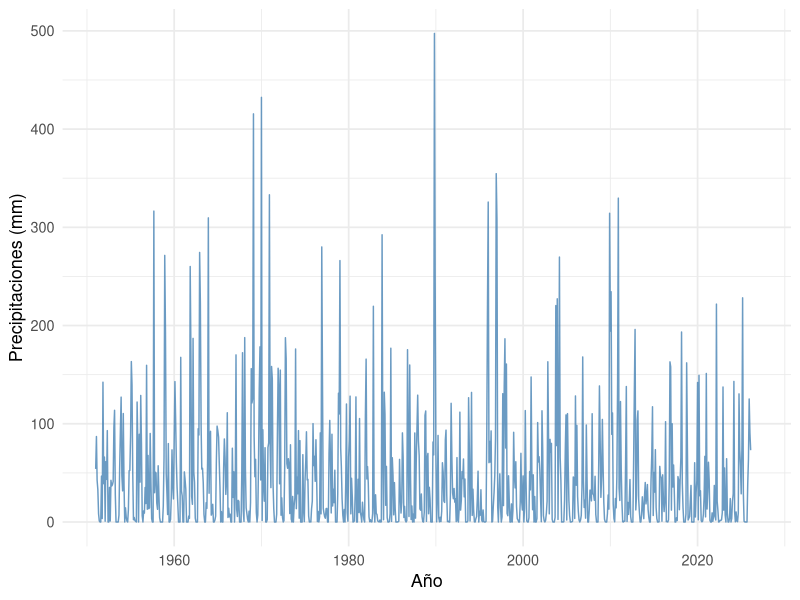
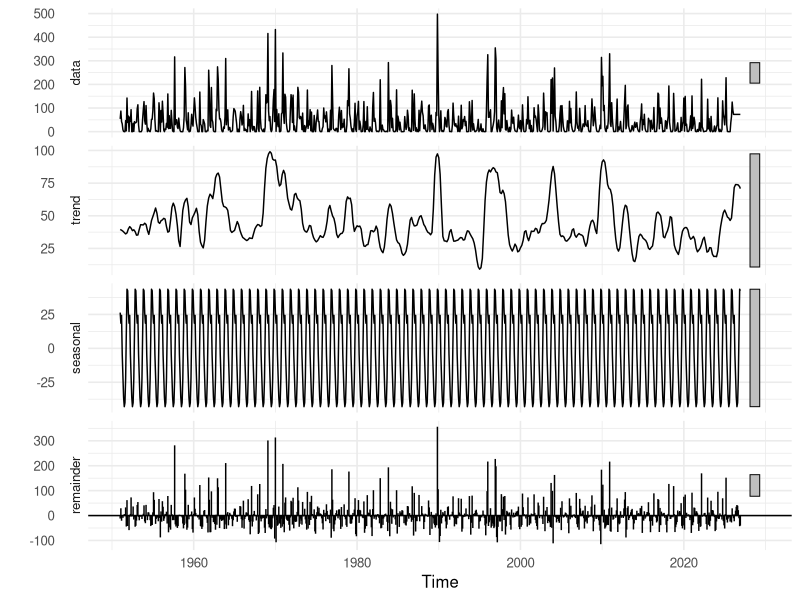
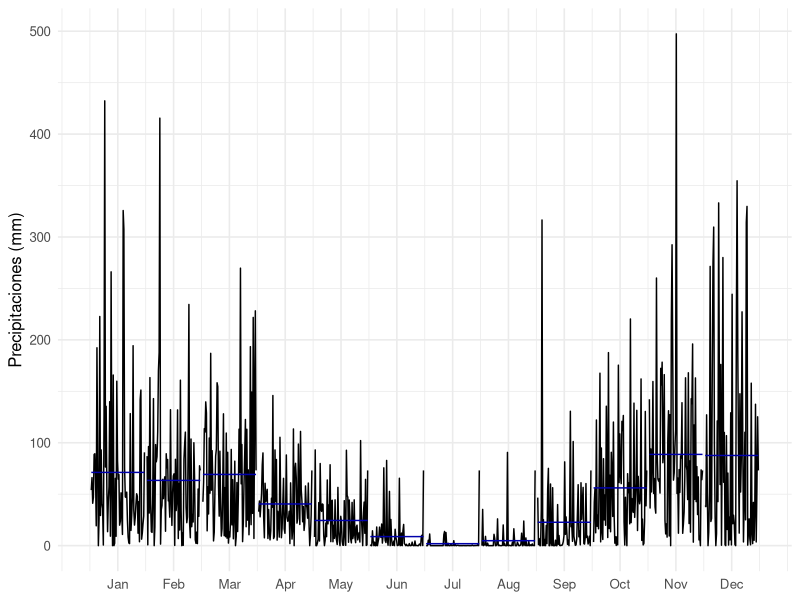
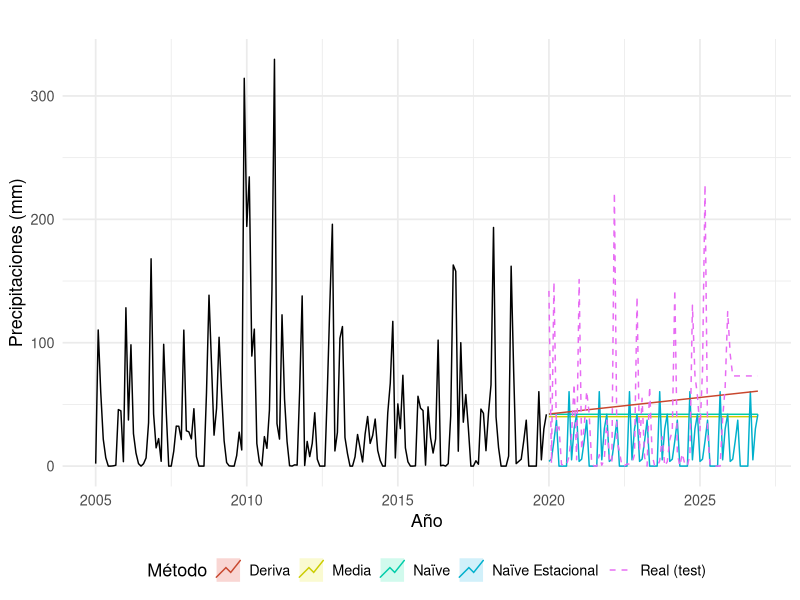
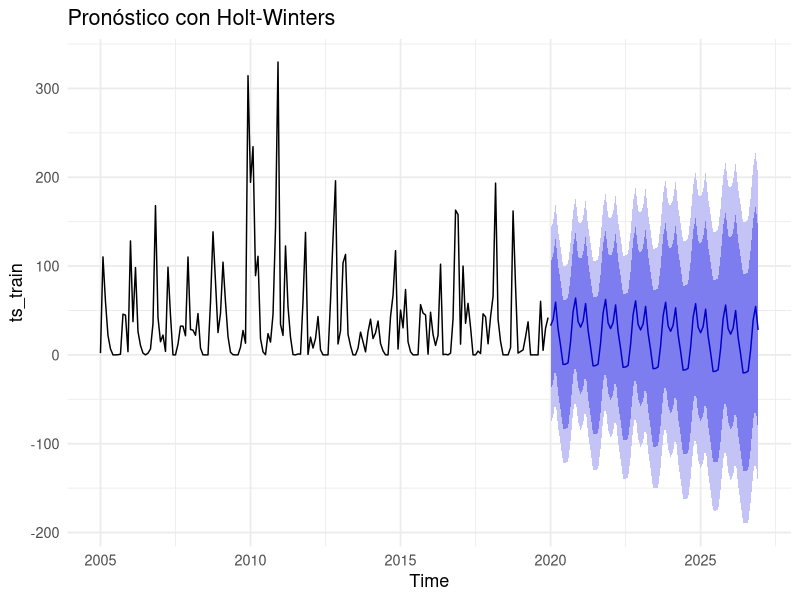

Reproduce these figures in R, in order.
## ---- chunk 1
library(tidyverse)
library(ggraph)
library(forecast)
library(tseries)
library(TTR)
## ---- chunk 2
dataset_malaga <- read_csv("malaga_2026.csv", show_col_types = FALSE) |>
  filter(!str_detect(fecha, "-13")) |>
  mutate(
    # Creamos una columna fecha tipo Date para representar el mes
    fecha_date = ymd(paste0(fecha, "-01")) 
    )

ggplot(dataset_malaga, aes(x = fecha_date, y = p_mes)) +
  geom_line(color = "steelblue", alpha = 0.8) +
  theme_minimal(base_size = 13) +
  labs(
    x = "Año", y = "Precipitaciones (mm)"
  ) +
  theme(plot.title = element_text(face = "bold"))
## ---- chunk 3
# Existen algunos registros mensuales vacíos (NA), los interpolamos/imputamos
temp_minima_limpia <- na.interp(dataset_malaga$p_mes)

# Aquí creamos la serie temporal con R
ts_malaga <- ts(
  temp_minima_limpia, # Vector con mediciones
  start     = c(1951, 1), # Cuando empieza
  frequency = 12 # Frecuencia
)

cat("Clase del objeto: ", class(ts_malaga), "\n")
cat("Frecuencia: ", frequency(ts_malaga), "(mensual)\n")
cat("Inicio: ", start(ts_malaga), "\n")
cat("Fin: ", end(ts_malaga), "\n")
## ---- chunk 4
# Tendencia: direccion a largo plazo
# Estacionalidad: patron que se repite con periodo fijo
# Ruido: variacion aleatoria no explicada por las anteriores
decomp_stl <- stl(ts_malaga, s.window = "periodic")

autoplot(decomp_stl) +
  theme_minimal(base_size = 12) +
  theme(plot.title = element_text(face = "bold"))

# Graficos estacionales
ggsubseriesplot(ts_malaga) +
  labs(
    x        = NULL,
    y        = "Precipitaciones (mm)"
  ) +
  theme_minimal(base_size = 12) +
  theme(plot.title = element_text(face = "bold"))
## ---- chunk 5
# Para la visualización y validación tomaremos los últimos 15 años
ts_reciente <- window(ts_malaga, start = c(2005, 1))

# Entrenamiento: hasta 2019, Test: 2020 en adelante
ts_train <- window(ts_reciente, end = c(2019, 12))
ts_test  <- window(ts_reciente, start = c(2020, 1))
h        <- length(ts_test)

# Predice la media histórica de toda la serie
fc_media <- meanf(ts_train, h = h)
# Predice el último valor conocido
fc_naive <- naive(ts_train, h = h)
# Predice el valor del mismo mes del año pasado
fc_snaive <- snaive(ts_train, h = h)
# Une el primer y último dato con una recta
fc_drift  <- rwf(ts_train, h = h, drift = TRUE)

autoplot(ts_train) +
  autolayer(fc_media,  series = "Media",             PI = FALSE) +
  autolayer(fc_naive,  series = "Naïve",             PI = FALSE) +
  autolayer(fc_snaive, series = "Naïve Estacional",  PI = FALSE) +
  autolayer(fc_drift,  series = "Deriva",            PI = FALSE) +
  autolayer(ts_test,   series = "Real (test)",       linetype = "dashed") +
  labs(
    x = "Año", 
    y = "Precipitaciones (mm)", color = "Método"
  ) +
  theme_minimal(base_size = 13) + theme(legend.position = "bottom")
## ---- chunk 6
# Holt-Winters ajusta tres parámetros: alpha, beta, gamma
hw_fit <- HoltWinters(ts_train)
cat("Parámetros clave:\n α (nivel) =", round(hw_fit$alpha, 3), "\n β (tend) =", 
    round(hw_fit$beta, 3), "\n γ (est) =", round(hw_fit$gamma, 3), "\n")

hw_fc <- forecast(hw_fit, h = h)
autoplot(hw_fc) + 
  theme_minimal(base_size = 13) + 
  labs(title = "Pronóstico con Holt-Winters")
## ---- chunk 7
# auto.arima se encarga de la diferenciación (d) y la selección de (p,q)
fit_sarima <- auto.arima(ts_train, seasonal = TRUE, stepwise = FALSE)
summary(fit_sarima)
